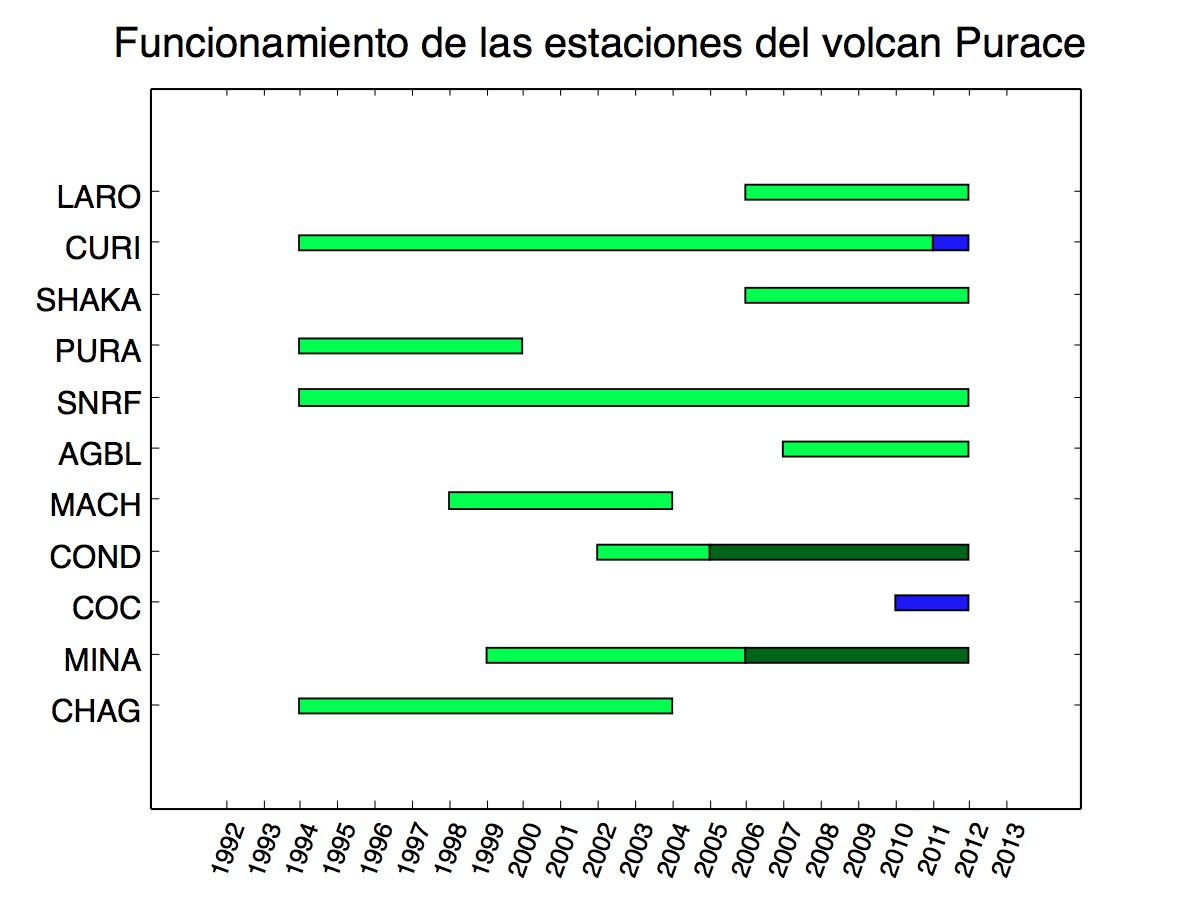

Write the Python code that produced this figure.
#!/usr/bin/env python

import numpy as np
import matplotlib.pyplot as plt


dict = {'COND':[(2002,3), (2005,7)],'PURA':[(1994,6)],'MINA':[(1999,7),(2006,6)],'CURI':[(1994,17),(2011,1)],'CHAG':[(1994,10)],'SNRF':[(1994,18)],'MACH':[(1998,6)],'AGBL':[(2007,5)],'SHAKA':[(2006,6)],'LARO':[(2006,6)],'COC':[(2010,2)]}

dict_color = {'COND':['lime', 'darkgreen'],'PURA':'lime','MINA':['lime','darkgreen'],'CURI':['lime','blue'],'CHAG':'lime','SNRF':'lime','MACH':'lime','AGBL':'lime','SHAKA':'lime','LARO':'lime','COC':'blue'}

ylabels = dict.keys()
yticks = range(0,len(dict))
xticks = np.arange(1992,2014,1)
wid= 0.30

fig, ax = plt.subplots()
for i,(sta,color) in enumerate(zip(dict,dict_color)):
    ax.broken_barh(dict[sta], (i-wid/2,wid),facecolors=dict_color[color])
ax.set_yticks(yticks)
ax.set_yticklabels(ylabels,fontsize=15)
ax.set_xticks(xticks)
ax.set_xticklabels(xticks,rotation=70,fontsize=12)
fig.suptitle('Funcionamiento de las estaciones del volcan Purace', fontsize=20)
plt.show()
fig.savefig('funcionamiento_purace.jpg', dpi=150)

